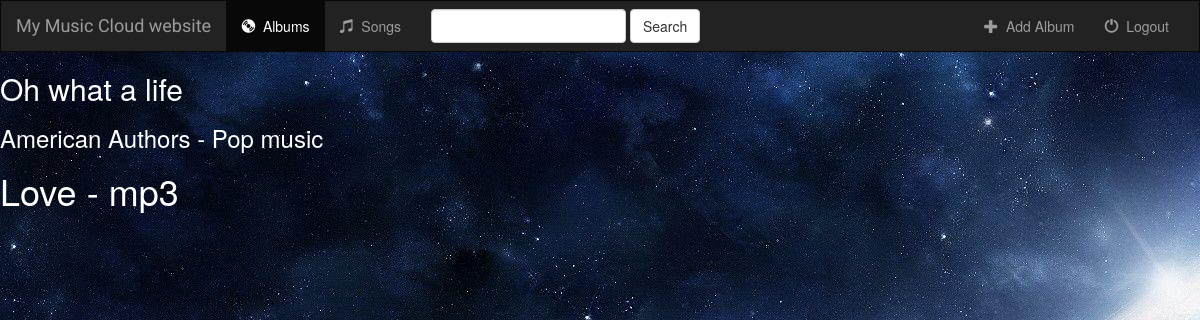
Screenshot of /music/song/18/details/ with the database file from the repository.
### music/models.py (models this page shows, shortened)
class Album(models.Model):
    artist = models.CharField(max_length=250)
    album_title = models.CharField(max_length=500)
    genre = models.CharField(max_length=100)
    album_logo = models.ImageField(null=True)
    is_favorite = models.BooleanField(default=False)

class Song(models.Model):
    album = models.ForeignKey(Album, on_delete=models.CASCADE)
    file_type = models.CharField(max_length=10)
    song_title = models.CharField(max_length=250)
    is_favorite = models.BooleanField(default=False)

### music/views.py (the view)
# urls.py: url(r'^song/(?P<pk>[0-9]+)/details/$', views.SongDetailView.as_view(), name='song-details'),
class SongDetailView(generic.DetailView):
    model = Song
    template_name = 'music/song-details.html'
    def get_context_data(self, *args, **kwargs):
        context = super().get_context_data(*args, **kwargs)
        context.update({'album': self.get_object().album})
        return context

### music/templates/music/song-details.html (shortened to what this page needs)
{% extends 'music/base.html' %}
{% block body %}
	<h2 style="color: white;">{{ album.album_title }}</h2>
	<h3 style="color: white;">{{ album.artist }} - {{ album.genre }}</h3>
	<h1 style="color: white;">{{ song.song_title }} - {{ song.file_type }}</h1>
{% endblock %}

### music/static/music/style.css (style rules this page uses)
body { background: white url("images/background.jpg") no-repeat; }

### rows the page displays
Album: album_title "Oh what a life", artist "American Authors", genre "Pop music"
Song: song_title "Love", file_type "mp3"
